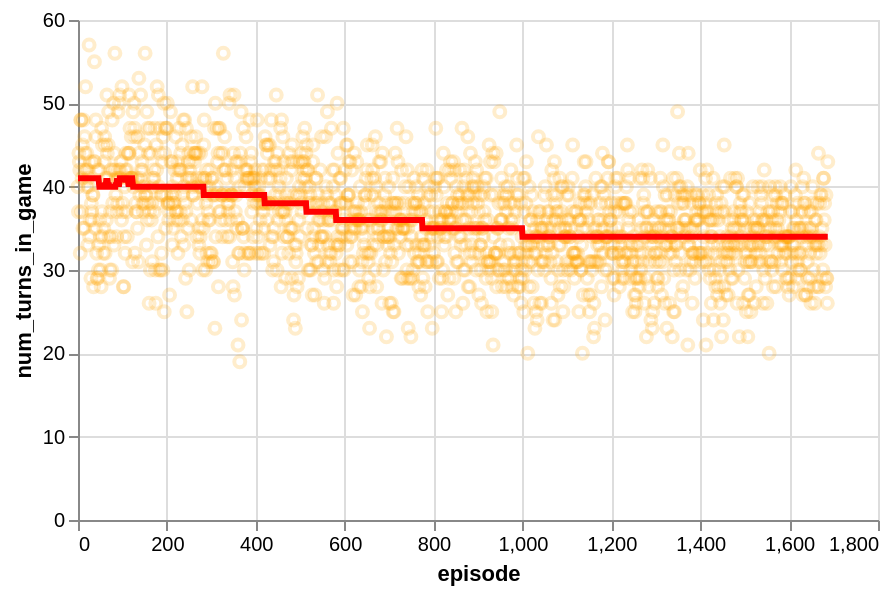

Notebook cell for this chart:
### Code cell
plot_training_metric(smart1, metric="num_turns_in_game")

### Figure 1 — Vega-Lite specification as saved in the notebook (floating-point values rounded to 4 significant figures; data arrays with more than 128 entries replaced by an {"elided": "..."} marker saying what was removed)
{"config": {"view": {"continuousWidth": 300, "continuousHeight": 300}}, "layer": [{"mark": {"type": "point", "color": "orange", "opacity": 0.2}, "encoding": {"x": {"field": "episode", "type": "quantitative"}, "y": {"field": "num_turns_in_game", "title": "num_turns_in_game", "type": "quantitative"}}}, {"mark": {"type": "line", "color": "red", "size": 3}, "encoding": {"x": {"field": "episode", "type": "quantitative"}, "y": {"field": "rolling_mean", "type": "quantitative"}}, "transform": [{"window": [{"op": "median", "field": "num_turns_in_game", "as": "rolling_mean"}], "frame": [-168, 168]}]}], "data": {"name": "data-c1af34597b976716dbedcd60b75e3ced"}, "height": 250, "width": 400, "$schema": "https://vega.github.io/schema/vega-lite/v5.17.0.json", "datasets": {"data-c1af34597b976716dbedcd60b75e3ced": {"elided": "1688 records"}}}
